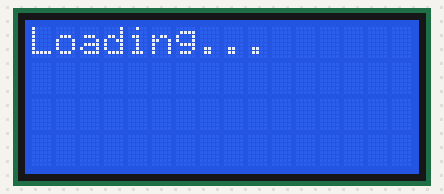
Bench run of a sketch on a simulated Arduino Mega 2560, built with avr-gcc and run on an emulated ATmega2560. Shown: 16×4 character LCD. WiFi joins after 1.5 s; servers stay silent unless stated. At 7.8 s the program stops and its outputs stay as they are.

Above: at 0.1 s.
At 2.8 s:
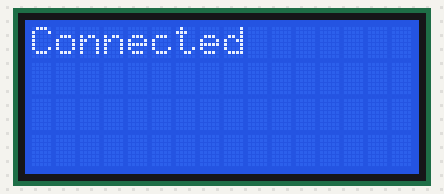

The sketch:

clienTstlcd.ino
```cpp
#include <SPI.h>
#include <Ethernet.h>
#include <LiquidCrystal.h>

byte mac[] = {  0x90, 0xA2, 0xDA, 0x00, 0x50, 0x33 };
IPAddress server(192,168,1,10);

LiquidCrystal lcd(27, 26, 22, 23, 24, 25);

EthernetClient client;

void setup() {
  // start the serial library:
  lcd.begin(16, 4);
  lcd.print("Loading...");
  Serial.begin(9600);
  // start the Ethernet connection:
  if (Ethernet.begin(mac) == 0) {
    lcd.clear();
    lcd.print("Ethernet Failed");
  }

  lcd.clear();
  lcd.print("Connecting...");
  delay(1000);

  // if you get a connection, report back via serial:
  if (client.connect(server, 25567)) {
    lcd.clear();
    lcd.print("Connected");
  }
  else {
    lcd.clear();
    lcd.print("Connection failed");
    for(;;)
      ;
  }

  String s = "";

  while (client.available()) {
    char c = client.read();
    s = s + c;
  }
  Serial.println(s);

  delay(1000);
  authenticate();

  s = "";

  while (client.available()) {
    char c = client.read();
    s = s + c;
  }

  //lcd.clear();
  lcd.print(s);

  delay(4000);
}

void loop()
{

  // if the server's disconnected, stop the client:
  if (!client.connected()) {
    lcd.clear();
    lcd.print("Disconnected");
    client.stop();

    // do nothing forevermore:
    for(;;)
      ;
  }


}

boolean authenticate() {
  client.println("user admin");

  String s = "";

  while (client.available()) {
    char c = client.read();
    s = s + c;
  }

  //lcd.setCursor(1,0);
  lcd.clear();
  lcd.print(s);

  client.println("pass password");

  s = "";

  while (client.available()) {
    char c = client.read();
    s = s + c;
  }

  //lcd.setCursor(1,0);
  lcd.clear();
  lcd.print(s);
}
```

Measured:
- what the display in image 1 shows lasts 1.0 s, from 2.8 s to 3.8 s
